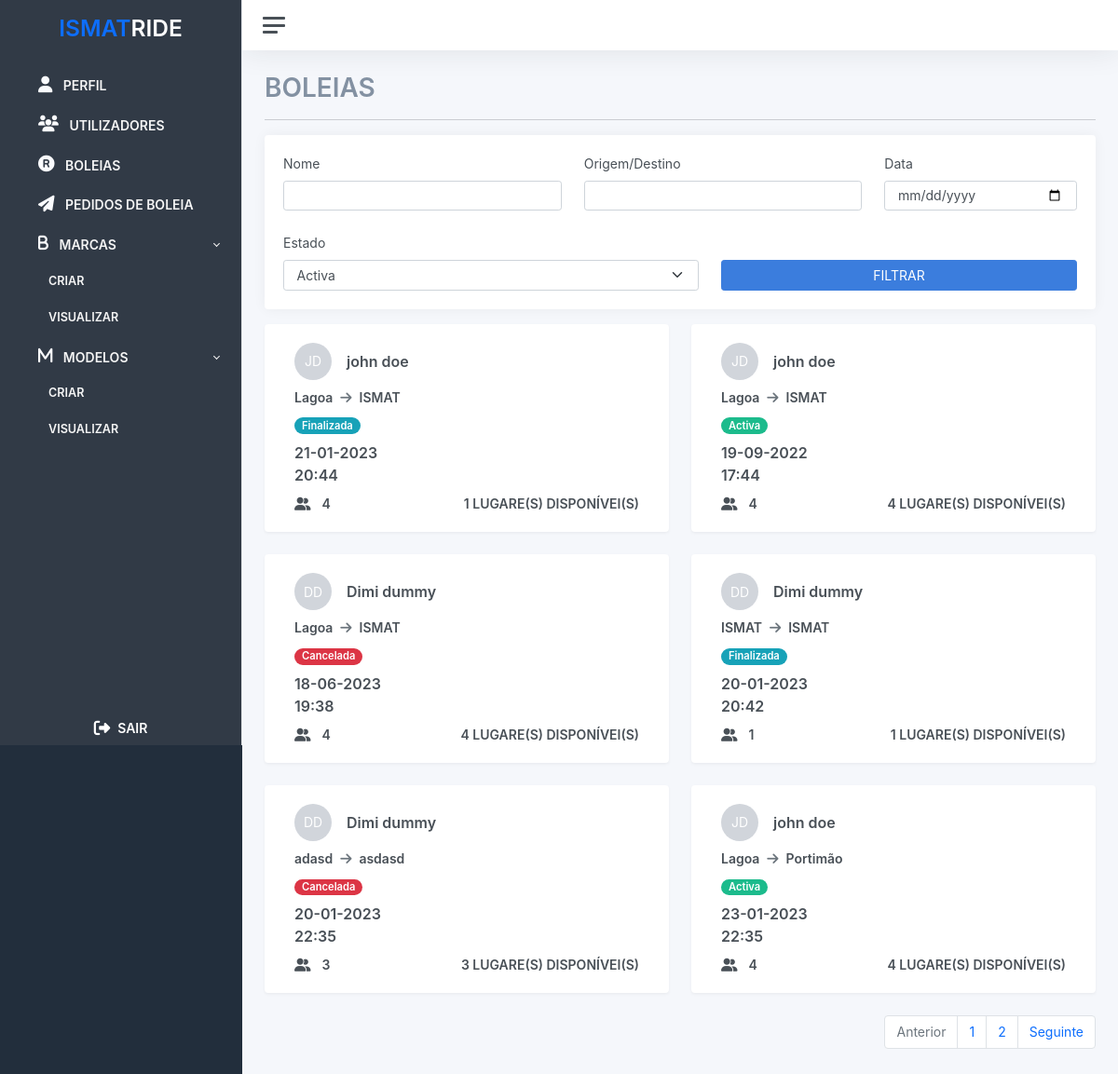
Page /admin/rides/list (signed in) on the committed database.
### src/rides/rides.py (models this page shows)
class Ride(db.Model):
    __tablename__ = 'ride'
    id = db.Column(db.Integer, primary_key=True)
    start_time = db.Column(db.DateTime)
    end_time = db.Column(db.DateTime)
    driver_id = db.Column('driver_id', db.ForeignKey('user.id'))
    driver = db.relationship('User', backref='ride')
    passengers = db.relationship('User', secondary=ride_passengers, backref='rides')
    vehicle_id = db.Column('vehicle_id', db.ForeignKey('vehicle.id'))
    vehicle = db.relationship('Vehicle', backref='ride')
    origin = db.Column(db.String(100))
    destiny = db.Column(db.String(100))
    seats = db.Column(db.Integer())
    cost = db.Column(db.Float, default=0.0)
    is_return_trip = db.Column(db.Boolean, default=False)
    createdAt = db.Column(db.DateTime, default=datetime.datetime.now)
    updatedAt = db.Column(db.DateTime, default=datetime.datetime.now)
    status_id = db.Column('status_id', db.ForeignKey('ride_status.id'))
    status = db.relationship('RideStatus', backref='ride')

class RideStatus(db.Model):
    __tablename__ = 'ride_status'
    id = db.Column(db.Integer, primary_key=True)
    name = db.Column(db.String(20))

### src/admin/routes.py (the view)
@admin_bp.route("rides/list")
@login_required
@admin_required
def list_rides():
    page = request.args.get('page', 1, type=int)
    query = Ride.query
    if request.args.get("name"):
        query = query.filter(or_(
            User.first_name.contains(request.args.get("name")),
            User.last_name.contains(request.args.get("name"))
            ))
    if request.args.get("origin"):
        query = query.filter(or_(Ride.origin.contains(request.args.get("origin")),
        Ride.destiny.contains(request.args.get("origin"))))
    if request.args.get("date"):
        query = query.filter(func.date(Ride.createdAt) == request.args.get("date"))
    if request.args.get("status"):
        query = query.filter(Ride.status_id == request.args.get("status"))
    query = query.paginate(page=page, per_page=ITEMS_PER_PAGE)
    response = {'items': list(), 'iter_pages': query.iter_pages, 'page': page, 'pages': query.pages, 'next_num': query.next_num}
    rides_list = list()
    for ride in query:
        rides_list.append(
            RideListDto(ride.driver.get_full_name(),ride.origin,ride.destiny, ride.status.name,
            ride.start_time.strftime('%d-%m-%Y'), ride.start_time.strftime('%H:%M'), ride.seats, ride.seats - len(ride.passengers),ride.driver.get_initials())
        )
    response['items'] = rides_list
    if rides_list.__len__() == 0:
        return(render_template("admin/rides_no_data.html"))
    return render_template("admin/rides.html", request_list = response)

### src/extensions.py (called while the page is built)
def admin_required(f):
    @wraps(f)
    def decorated_function(*args, **kwargs):
        if current_user.type != 'Admin':
            return redirect(url_for('rides.list_rides'))
        return f(*args, **kwargs)
    return decorated_function

### src/users/users.py (called while the page is built)
	def get_full_name(self):
		return self.first_name + " " + self.last_name

	def get_initials(self):
		first_name_initial = str.upper(self.first_name[0])
		last_name_initial = str.upper(self.last_name[0])
		return f'{first_name_initial}{last_name_initial}'

### src/templates/admin/rides.html (shortened to what this page needs)
{% extends 'base/base.html' %} {% block title %} Boleias {% endblock title %} {%
block container_title %} BOLEIAS {% endblock container_title %} {% block filters
%}
<form action="{{ url_for('admin.list_rides') }}" method="get">
  <div class="card mb-3">
    <div class="card-body">
      <div
        class="d-flex flex-row flex-wrap gap-4 justify-content-center align-items-end justify-content-sm-start"
      >
        <div class="flex-fill">
          <label class="form-label secondary-secondary-text-color">Nome</label>
          <input
            type="text"
            value="{{ request.args.get('name') or ''}}"
            name="name"
            class="form-control"
          />
        </div>
        <div class="flex-fill">
          <label class="form-label secondary-secondary-text-color"
            >Origem/Destino</label
          >
          <input
            type="text"
            value="{{ request.args.get('origin') or ''}}"
            name="origin"
            class="form-control"
          />
        </div>
        <div class="flex-fill">
          <label class="form-label secondary-secondary-text-color">Data</label>
          <input
            type="date"
            value="{{ request.args.get('date') or ''}}"
            name="date"
            class="form-control"
          />
        </div>
        <div class="flex-fill">
          <label class="form-label secondary-secondary-text-color"
            >Estado</label
          >
          <select name="status" class="form-select">
            <option id="1" value="1">Activa</option>
          </select>
        </div>
        <div class="flex-fill justify-content-center">
          <button class="btn btn-primary flex-fill w-100" type="submit">
            FILTRAR
          </button>
        </div>
      </div>
    </div>
  </div>
</form>
{% endblock filters %} {%block content %}
<div class="row justify-content-start">
  {% for item in request_list['items'] %}
  <div class="col-12 col-md-6 col-lg-6">
    <div class="card shadow">
      <div class="card-body">
        <div
          class="row align-items-end justify-content-start justify-content-md-center"
        >
          <div class="row align-items-center mb-2">
            <div class="col-12">
              <div class="row align-items-center">
                <div class="col-12">
                  <div
                    class="d-flex w-100 align-items-center justify-content-start"
                  >
                    <div class="initial-avatar-rounded text-end">
                      {{item.initials}}
                    </div>
                    <span class="ms-3 fw-bold font-16px"
                      >{{item.driver_name}}</span
                    >
                  </div>
                </div>
              </div>
            </div>
          </div>
          <div class="row align-items-center mb-2">
            <div class="col">
              <span class="fw-bold font-14px me-1"
                >{{item.starting_location}}</span
              >
              <i class="fa-solid fa-arrow-right icon-color me-1"></i>
              <span class="fw-bold font-14px">{{item.end_location}}</span>
            </div>
          </div>
          <div class="row align-items-center mb-2">
            <div class="col">
              {% if 'Activa' == item.status %}
              <span class="badge rounded-pill bg-success font-14px ps-2 pe-2"
                >{{item.status}}</span
              >
              {% elif 'Em Progresso' == item.status %}
              <span class="badge rounded-pill bg-warning font-14px ps-2 pe-2"
                >{{item.status}}</span
              >
              {% elif 'Finalizada' == item.status %}
              <span class="badge rounded-pill bg-info font-14px ps-2 pe-2"
                >{{item.status}}</span
              >
              {% elif 'Cancelada' == item.status %}
              <span class="badge rounded-pill bg-danger font-14px ps-2 pe-2"
                >{{item.status}}</span
              >
              {% endif %}
            </div>
          </div>
          <div class="row align-items-center">
            <div class="col">
              <span class="font-16px fw-bold">{{item.starting_date}}</span>
            </div>
          </div>
          <div class="row align-items-center mb-2">
            <div class="col">
              <span class="font-16px fw-bold">{{item.starting_hour}}</span>
            </div>
          </div>
          <div class="row align-items-center">
            <div class="col-12 col-sm-6 col-md-4 mb-2 mb-sm-0">
              <i class="fa-solid fa-user-group me-2"></i>
              <span class="fw-bold font-14px me-5">{{item.total_places}}</span>
            </div>
            <div class="col-12 col-sm-6 col-md-8 text-start text-sm-end">
              <span class="font-14px fw-bold"
                >{{item.total_available_places}} LUGARE(S) DISPONÍVEI(S)</span
              >
            </div>
          </div>
        </div>
      </div>
    </div>
  </div>
  {% endfor %}
</div>
<div
  class="d-flex align-items-center justify-content-center justify-content-md-end"
>
  <ul class="pagination">
    <li class="page-item {% if request_list.page == 1 %}disabled{% endif %}">
      <a
        class="page-link"
        href="{{ url_for('admin.list_rides', page=request_list.prev_num) }}"
        tabindex="-1"
        >Anterior</a
      >
    </li>
    {% for page_num in request_list.iter_pages(left_edge=1, right_edge=1,
    left_current=1, right_current=2) %} {% if page_num %} {% if
    request_list.page == page_num %}
    <li class="page-item">
      <a
        href="{{ url_for('admin.list_rides', page=page_num) }}"
        class="page-link"
      >
        {{ page_num }}
      </a>
    </li>
    {% else %}
    <li class="page-item">
      <a
        href="{{ url_for('admin.list_rides', page=page_num) }}"
        class="page-link"
      >
        {{ page_num }}
      </a>
    </li>
    {% endif %} {% else %} ... {% endif %} {% endfor %}
    <li
      class="page-item {% if request_list.page == request_list.pages %}disabled{% endif %}"
    >
      <a
        class="page-link"
        href="{{ url_for('admin.list_rides', page=request_list.next_num) }}"
        tabindex="-1"
        >Seguinte</a
      >
    </li>
  </ul>
</div>
{% endblock content %}

### src/static/styles/backoffice/global.css (style rules this page uses)
.initial-avatar-rounded { align-items: center; display: flex; justify-content: center; background-color: #d1d5db; color: #fff; border-radius: 50%; height: 2.5rem; width: 2.5rem; }
.icon-color { color: #6c757d; }
.font-16px { font-size: 16px; }
a { text-decoration: none !important; }
.pagination { display: flex; padding-left: 0; list-style: none; border-radius: 0.25rem; }
.page-link { position: relative; display: block; padding: 0.5rem 0.75rem; margin-left: -1px; line-height: 1.25; color: #0d6efd; background-color: #fff; border: 1px solid #dee2e6; }
.page-link:not(:disabled):not(.disabled) { cursor: pointer; }
.page-item:first-child .page-link { margin-left: 0; border-top-left-radius: 0.25rem; border-bottom-left-radius: 0.25rem; }
.page-item:last-child .page-link { border-top-right-radius: 0.25rem; border-bottom-right-radius: 0.25rem; }
.page-item.disabled .page-link { color: #6c757d; pointer-events: none; cursor: auto; background-color: #fff; border-color: #dee2e6; }

### rows in the picture
Ride: starting_location "Lagoa", end_location "ISMAT"
RideStatus: status "Finalizada" "Finalizada"
Ride: starting_location "Lagoa", end_location "ISMAT"
RideStatus: status "Activa" "Activa"
Ride: starting_location "Lagoa", end_location "ISMAT"
RideStatus: status "Cancelada" "Cancelada"
Ride: starting_location "ISMAT", end_location "ISMAT"
Ride: starting_location "adasd", end_location "asdasd"
Ride: starting_location "Lagoa", end_location "Portimão"

### other values in the picture
{{ item.initials }} "JD" "JD" "DD" "DD" "DD" "JD"
{{ item.driver_name }} "john doe" "john doe" "Dimi dummy" "Dimi dummy" "Dimi dummy" "john doe"
{{ item.starting_date }} "21-01-2023" "19-09-2022" "18-06-2023" "20-01-2023" "20-01-2023" "23-01-2023"
{{ item.starting_hour }} "20:44" "17:44" "19:38" "20:42" "22:35" "22:35"
{{ item.total_places }} "4" "4" "4" "1" "3" "4"
{{ item.total_available_places }} "1" "4" "4" "1" "3" "4"
{{ page_num }} "1"
{{ page_num }} "2"
